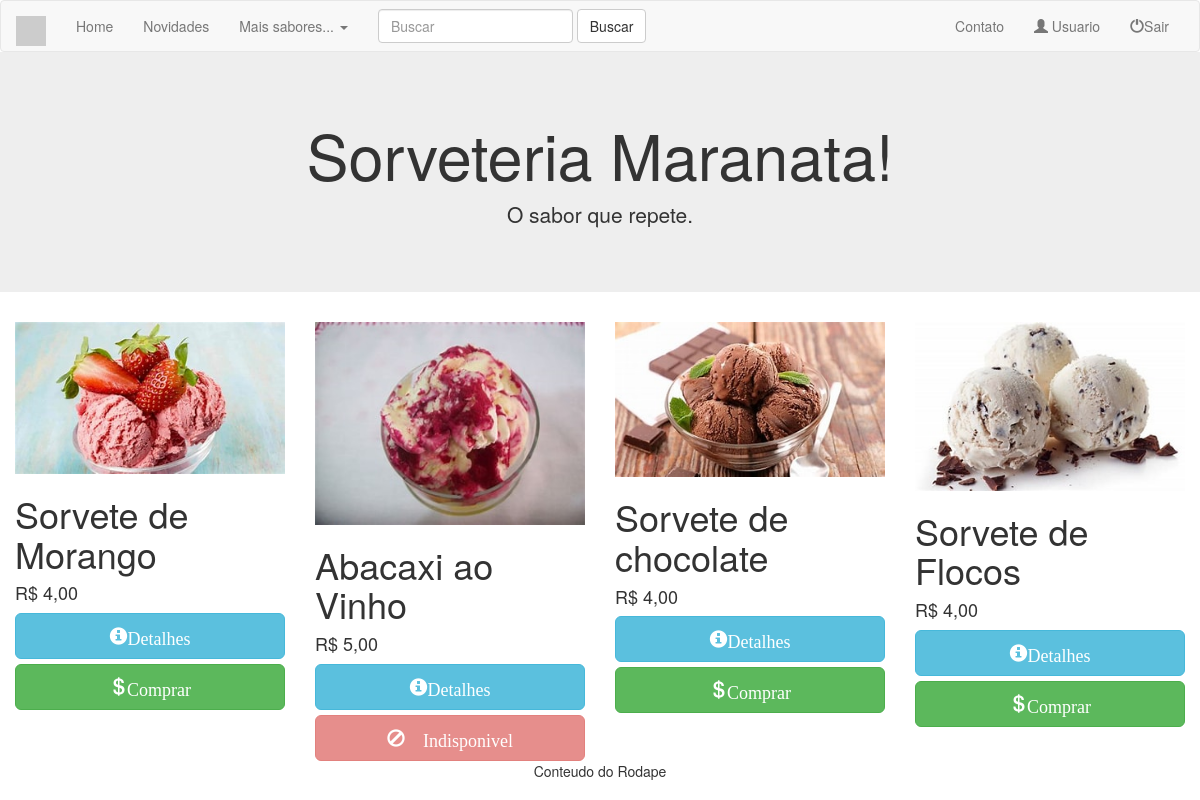
The app's page /index.php (signed in) with its own data.
### tables this page shows
CREATE TABLE `usuarios` (
  `id_user` int(4) NOT NULL,
  `nome` varchar(60) NOT NULL,
  `sobrenome` varchar(60) NOT NULL,
  `email` varchar(60) NOT NULL,
  `senha` varchar(15) NOT NULL,
  `adm` tinyint(1) NOT NULL,
  `endereco` text NOT NULL,
  `numero` varchar(11) NOT NULL,
  `cidade` varchar(50) NOT NULL,
  `cep` varchar(9) NOT NULL
);

CREATE TABLE `produtos` (
  `id` int(5) NOT NULL,
  `nome` varchar(60) NOT NULL,
  `marca` varchar(60) NOT NULL,
  `descricao` text NOT NULL,
  `departamento` varchar(40) NOT NULL,
  `secao` varchar(40) NOT NULL,
  `quantidade` int(5) NOT NULL,
  `preco` decimal(15,2) NOT NULL,
  `foto1` varchar(60) NOT NULL,
  `foto2` varchar(60) NOT NULL,
  `foto3` varchar(60) NOT NULL
);

### index.php (the view, shortened to what this page needs)
<!DOCTYPE html>
<html lang="pt-BR">
<head>
    <link rel="stylesheet" href="https://maxcdn.bootstrapcdn.com/bootstrap/3.3.7/css/bootstrap.min.css">
</head>
 <body>
       <?php
           include 'conexao.php';
           include 'nav.php';
           $consulta = $conexao->query('SELECT * FROM produtos');
       ?>
    <div class="container-fluid">
    <div class="row">
    <?php
    while ($exibir=$consulta->fetch(PDO::FETCH_ASSOC)){
    ?>
      <div class="col-sm-3">
         <img src="upload/<?php echo $exibir['foto1'];?>" class="img-responsive" style="inline-size:100%">
         <div><h1><?php echo mb_strimwidth($exibir['nome'],0,22,'...');?></h1></div>
         <div><h4>R$ <?php echo number_format($exibir['preco'],2,',','.'); ?></h4></div>
      <div class="text-center">
      <button class="btn btn-lg btn-block btn-info">
      <span class="glyphicon glyphicon-info-sign">Detalhes</span>
      </button>
      </div>
      <div class="text-center" style="margin-block-start:5px;">
      <?php if ($exibir['quantidade']>0) {?>
      <button class="btn btn-lg btn-block btn-success">
      <span class="glyphicon glyphicon-usd">Comprar</span>
      </button>
      <?php } else { ?>
      <button class="btn btn-lg btn-block btn-danger" disabled>
      <span class="glyphicon glyphicon-ban-circle"> Indisponivel</span>
      </button>
      <?php } ?>
    </div>
    </div>
     <?php
    }
     ?>
    </div>
    </div>
</body>
</html>

### nav.php (shortened to what this page needs)
<nav class="navbar navbar-default">
      <div class="container-fluid">
           <div class="navbar-header">
                <a class="navbar-brand" href="#"><img src="https://placehold.it/30x30"></a>
           </div>
           <div class="collapse navbar-collapse" id="bs-example-navbar-collapse-1">
                <ul class="nav navbar-nav">
                    <li><a href="index.php">Home <span class="sr-only">(current)</span></a>
                    </li>
                    <li><a href="#">Novidades</a>
                    </li>
                    <li class="dropdown">
                        <a href="#" class="dropdown-toggle"data-toggle="dropdown" role="button" aria-expanded="false">Mais sabores... <span class="caret"></span></a>
                       </li>
                </ul>
                <form class="navbar-form navbar-left" role="search".
                     <div class="form-group">
                         <input type="text" class="form-control" placeholder="Buscar">
                         <button type="submit" class="btn btn-default">Buscar</button>
                </form>
                <ul class="nav navbar-nav navbar-right">
                   <li><a href="#">Contato</a>
                   </li>
                    <?php
                        if(empty($_SESSION['id'])){
                    ?>
                   <li><a href="formLogon.php"> <span class="glyphicon glyphicon-log-in"></span> Logon</a></li>
                     <?php
                          }  else {
                             if ($_SESSION['adm']==0){
                           $consulta_user=$conexao->query("SELECT nome FROM usuarios WHERE id_user='$_SESSION[id]'");
                           $exibe_user=$consulta_user->fetch(PDO::FETCH_ASSOC);
                        ?>
                        <li><a href="#"><span class="glyphicon glyphicon-user"></span> <?php echo $exibe_user['nome'];?> </a></li>
                        <li><a href="sair.php"><span class="glyphicon glyphicon-off"></span>Sair</a></li>
                         <?php } else {  ?>
                                <li><a href="adm.php"><button class="btn btn-sm btn-danger">Adm</button></a></li>
                        <li><a href="sair.php"><span class="glyphicon glyphicon-off"></span>Sair</a></li>
                        <?php }
                          }
                          ?>
                        </ul>
           </div>
      </div>
      </nav>

### index.php (style rules this page uses)
.navbar { margin-block-end: 0; }

### records on screen
usuarios: nome "Usuario"
produtos: foto1 (picture), nome "Sorvete de Morango", preco "4,00", quantidade "Comprar"
produtos: foto1 (picture), nome "Abacaxi ao Vinho", preco "5,00", quantidade "Indisponivel"
produtos: foto1 (picture), nome "Sorvete de chocolate", preco "4,00", quantidade "Comprar"
produtos: foto1 (picture), nome "Sorvete de Flocos", preco "4,00", quantidade "Comprar"
